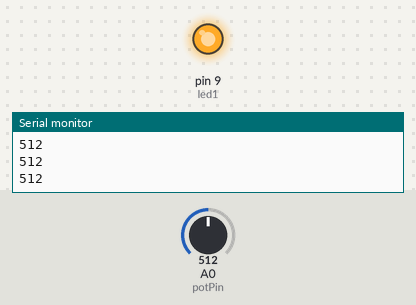
Recording of a sketch running on a simulated Arduino Uno, built with avr-gcc and run on an emulated ATmega328P. On the bench: output pins drawn as LEDs (lit = HIGH), the last lines printed to the serial monitor. The inputs (shaded band) are chosen by the test bench; at power-on: A0 (potPin) = 512.

Above: at 1.2 s.
1.3 s: A0 (potPin) set to 122
At 2.3 s:
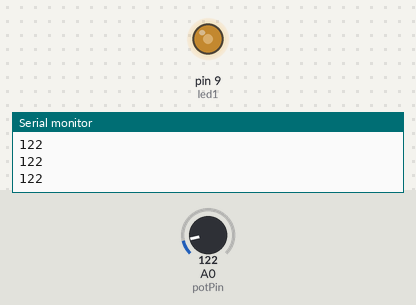
2.8 s: A0 (potPin) set to 0
At 3.4 s:
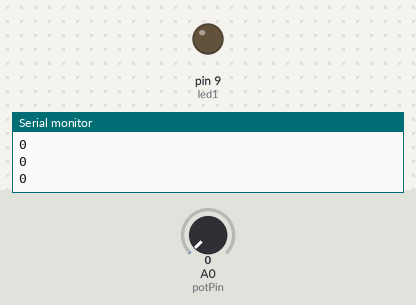
4.3 s: A0 (potPin) set to 306
At 4.6 s:
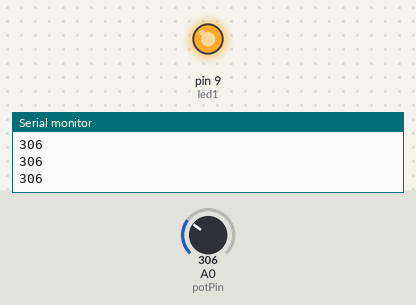
Timing chart, 0 to 7.3 s (numbered marks = the images above; inputs shaded):
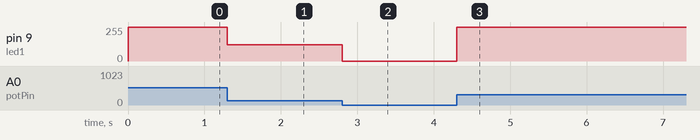

The sketch:

pot_serial_ders4.ino
```cpp
int potPin = A0;
int deger;
int led1 =9 ;

void setup() {
Serial.begin(9600);
pinMode(led1 , OUTPUT);

}
void loop() {

deger = analogRead(potPin);
//deger = deger / 4;
//serhat ve alpay
 analogWrite(led1 , deger);
Serial.println(deger);
}
```

Measured:
- after the input at 1.3 s, pin 9 (led1): 255/255 → 122/255 at once
- after the input at 2.8 s, pin 9 (led1): 122/255 → 0/255 at once
- after the input at 4.3 s, pin 9 (led1): 0/255 → 255/255 at once
